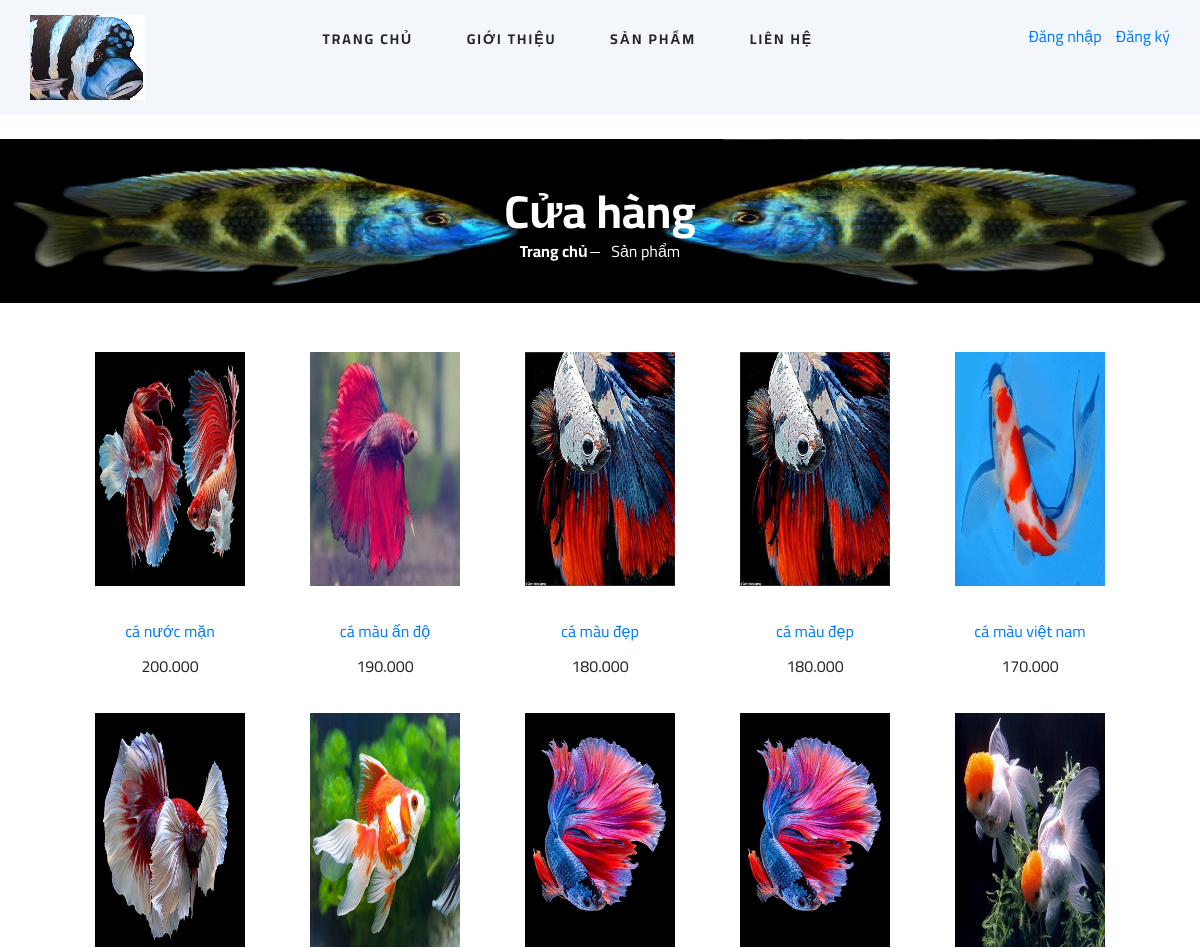
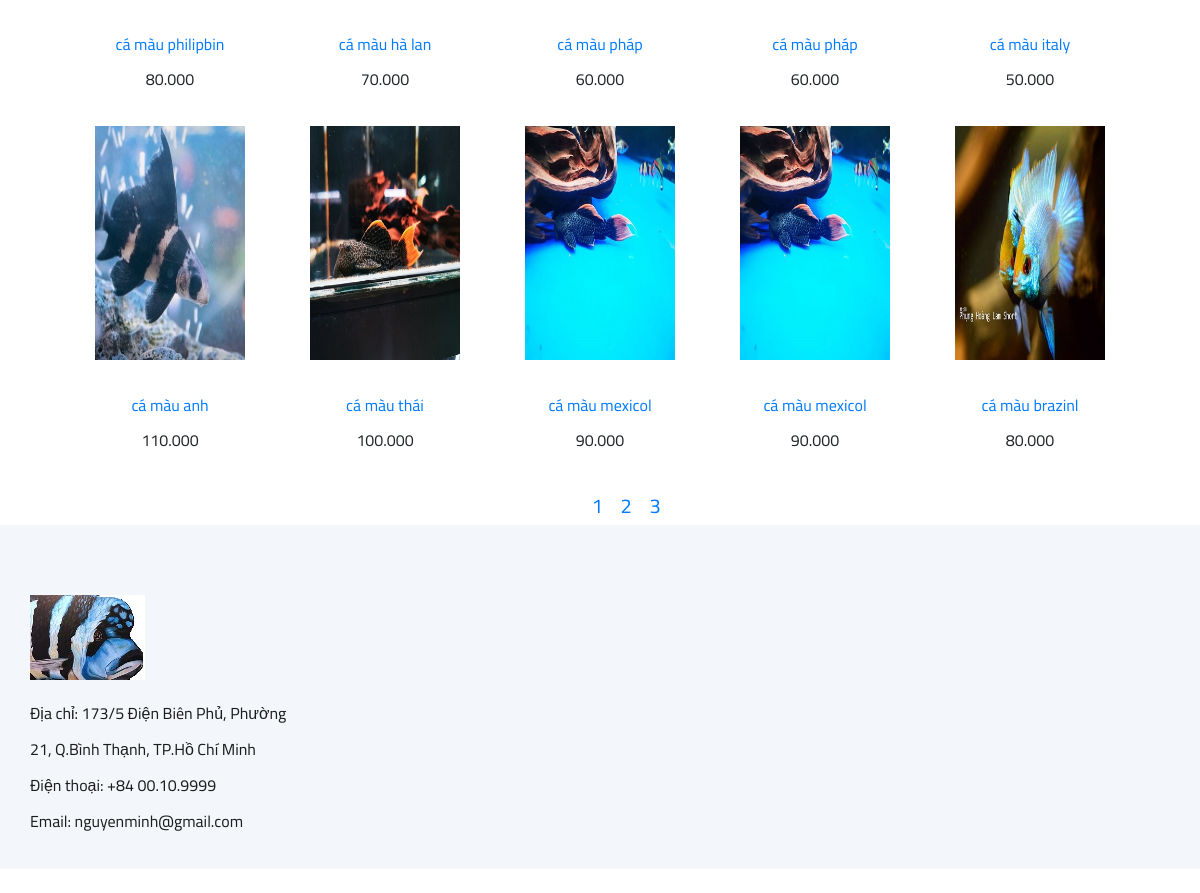
The page /?thamso=xuat_san_pham_2 on the database its author committed (2 pictures, top to bottom).
### tables this page shows
CREATE TABLE `san_pham` (
  `id` int(11) NOT NULL,
  `ten` varchar(256) NOT NULL,
  `gia` int(255) NOT NULL,
  `hinh_anh` varchar(256) NOT NULL,
  `noi_dung` mediumtext NOT NULL,
  `thuoc_menu` int(255) NOT NULL,
  `noi_bat` varchar(256) NOT NULL,
  `trang_chu` varchar(256) NOT NULL,
  `sap_xep_trang_chu` int(255) NOT NULL
);

### chuc_nang/san_pham/xuat_toan_bo_san_pham.php (the view, shortened to what this page needs)
    <section class="breadcrumb-section set-bg" data-setbg="img/breadcrumb1.jpg">
        <div class="container">
            <div class="row">
                <div class="col-lg-12 text-center">
                    <div class="breadcrumb__text">
                        <h2>Cửa hàng</h2>
                        <div class="breadcrumb__option">
                            <a href="index.php">Trang chủ</a>
                            <span>Sản phẩm</span>
                        </div>
                    </div>
                </div>
            </div>
        </div>
    </section>
<br><br>
<?php
	require "ket_noi.php";
	$so_du_lieu=15;
	$tv="SELECT count(*) FROM san_pham";
	$tv_1=mysqli_query($con,$tv);
	$tv_2=mysqli_fetch_array($tv_1);
	$so_trang=ceil($tv_2[0]/$so_du_lieu);
	if(!isset($_GET['trang'])){$vtbd=0;}else{$vtbd=($_GET['trang']-1)*$so_du_lieu;}
	$tv="SELECT id,ten,gia,hinh_anh,thuoc_menu FROM san_pham ORDER BY id DESC LIMIT $vtbd,$so_du_lieu";
	$tv_1=mysqli_query($con,$tv);
	echo "<table>";
	while($tv_2=mysqli_fetch_array($tv_1))
	{
		echo "<tr>";
			for($i=1;$i<=5;$i++)
			{
				echo "<td align='center' width='215px' valign='top'>";
					if($tv_2!=false)
					{
						$link_anh="hinh_anh/san_pham/".$tv_2['hinh_anh'];
						$link_chi_tiet="?thamso=chi_tiet_san_pham&id=".$tv_2['id'];
						$gia=$tv_2['gia'];
						$gia=number_format($gia,0,",",".");
						echo "<a href='$link_chi_tiet' >";
							echo "<img src='$link_anh' width='150px' >";
						echo "</a>";
						echo "<br>";
						echo "<br>";
						echo "<a href='$link_chi_tiet' >";
							echo $tv_2['ten'];
						echo "</a>";
						echo "<div style='margin-top:5px' >";
						echo $gia;
						echo "</div>";
						echo "<br>";
					}
					else
					{
						echo "&nbsp;";
					}
				echo "</td>";
				if($i!=3)
				{
					$tv_2=mysqli_fetch_array($tv_1);
				}
			}
		echo "</tr>";
	}
	echo "<tr>";
		echo "<td colspan='3' align='center' >";
			echo "<div class='phan_trang' style='margin-left:500px;font-size:20px'>";
				for($i=1;$i<=$so_trang;$i++)
				{
					$link="?thamso=xuat_san_pham_2&trang=".$i;
					echo "<a href='$link' >";
						echo $i;echo " ";
					echo "</a>";
				}
			echo "</div>";
		echo "</td>";
	echo "</tr>";
	echo "</table>";
?>

### index.php (shortened to what this page needs)
<html>
	<head>
	    <link rel="stylesheet" href="css/bootstrap.min.css" type="text/css">
	    <link rel="stylesheet" href="css/font-awesome.min.css" type="text/css">
	    <link rel="stylesheet" href="css/elegant-icons.css" type="text/css">
	    <link rel="stylesheet" href="css/nice-select.css" type="text/css">
	    <link rel="stylesheet" href="css/jquery-ui.min.css" type="text/css">
	    <link rel="stylesheet" href="css/owl.carousel.min.css" type="text/css">
	    <link rel="stylesheet" href="css/slicknav.min.css" type="text/css">
	    <link rel="stylesheet" href="css/style.css" type="text/css">
	</head>
	<body>
    <header class="header" style="background: #F3F6FA">
        <div class="container">
            <div class="row">
                <div class="col-lg-3">
                    <div class="header__logo";
                        <a href="index.php"><img src="img/logo1.png" alt=""></a>
                    </div>
                </div>
                <div class="col-lg-6">
                    <nav class="header__menu">
                        <ul>
                            <li class=""><a href='index.php'>Trang chủ</a></li>
                            <li>
                            <?php
                                $link_menu="?thamso=xuat_mot_tin";
                                echo "<a href='$link_menu'>";
                                    echo "Giới thiệu";
                                echo "</a>";
                            ?>
                            </li>
                            <li>
                                <?php
                                    $link_menu="?thamso=xuat_san_pham_2";
                                    echo "<a href='$link_menu'>";
                                        echo "Sản phẩm";
                                    echo "</a>";
                                ?>
                            </li>
                            <li>
                                <?php
                                    $link_menu="?thamso=xuat_lien_he";
                                    echo "<a href='$link_menu'>";
                                        echo "Liên hệ";
                                    echo "</a>";
                                ?>
                            </li>
                        </ul>
                    </nav>
                </div>
                <div class="col-lg-3">
                    <div class="header__cart">
                        <?php
                            if (!isset($_SESSION['ky_danh'])) {
                                $dang_nhap="dangnhap1.php";
                                echo "<a href='$dang_nhap' >Đăng nhập";
                                echo "</a>";
                                $dang_ky="dang_ky.php";
                                echo "<a href='$dang_ky'>Đăng ký";
                                echo "</a>";
                            }
                        ?>
                    </div>
                </div>
            </div>
        </div>
    </header>
    <br>
    <div>
        <center>
           	<?php
                include("chuc_nang/dieu_huong.php");
            ?>
        </center>
    </div>
    <footer class="footer spad">
        <div class="container">
            <div class="row">
                <div class="col-lg-3 col-md-6 col-sm-6">
                    <div class="footer__about">
                        <div class="footer__about__logo">
                            <a href="./index.php"><img src="img/logo1.png" alt=""></a>
                        </div>
                        <ul>
                            <li>Địa chỉ: 173/5 Điện Biên Phủ, Phường 21, Q.Bình Thạnh, TP.Hồ Chí Minh</li>
                            <li>Điện thoại: +84 00.10.9999</li>
                            <li>Email: nguyenminh@gmail.com</li>
                        </ul>
                    </div>
                </div>
                <div class="col-lg-4 col-md-6 col-sm-6 offset-lg-1">
                </div>
                <div class="col-lg-4 col-md-12">
                </div>
            </div>
        </div>
    </footer>
    <br>
	</body>
</html>

### chuc_nang/dieu_huong.php (shortened to what this page needs)
<?php
	if(isset($_GET['thamso'])){$tham_so=$_GET['thamso'];}else{$tham_so="";}
	switch($tham_so)
	{
		case "xuat_san_pham_2":
			include("chuc_nang/san_pham/xuat_toan_bo_san_pham.php");
		break;
	}
?>

### css/style.css (style rules this page uses)
html, body { height: 100%; font-family: "Cairo", sans-serif; -webkit-font-smoothing: antialiased; font-smoothing: antialiased; }
h1, h2, h3, h4, h5, h6 { margin: 0; color: #111111; font-weight: 400; font-family: "Cairo", sans-serif; }
h2 { font-size: 36px; }
img { max-width: 100%; }
ul, ol { padding: 0; margin: 0; }
.set-bg { background-repeat: no-repeat; background-size: cover; background-position: top center; }
.spad { padding-top: 100px; padding-bottom: 100px; }
.header__logo { padding: 15px 0; }
.header__menu { padding: 24px 0; }
.header__menu ul li { list-style: none; display: inline-block; margin-right: 50px; position: relative; }
.header__menu ul li:last-child { margin-right: 0; }
.header__menu ul li a { font-size: 14px; color: #252525; text-transform: uppercase; font-weight: 700; letter-spacing: 2px; -webkit-transition: all, 0.3s; -moz-transition: all, 0.3s; -ms-transition: all, 0.3s; -o-transition: all, 0.3s; transition: all, 0.3s; padding: 5px 0; display: block; }
.header__cart { text-align: right; padding: 24px 0; }
.breadcrumb-section { display: flex; align-items: center; padding: 45px 0 40px; }
.breadcrumb__text h2 { font-size: 46px; color: #ffffff; font-weight: 700; }
.breadcrumb__option a { display: inline-block; font-size: 16px; color: #ffffff; font-weight: 700; margin-right: 20px; position: relative; }
.breadcrumb__option a:after { position: absolute; right: -12px; top: 13px; height: 1px; width: 10px; background: #ffffff; content: ""; }
.breadcrumb__option span { display: inline-block; font-size: 16px; color: #ffffff; }
.footer { background: #F3F6FA; padding-top: 70px; padding-bottom: 0; }
.footer__about { margin-bottom: 30px; }
.footer__about ul li { font-size: 16px; color: #1c1c1c; line-height: 36px; list-style: none; }
.footer__about__logo { margin-bottom: 15px; }
.footer__about__logo a { display: inline-block; }
@media only screen and (min-width: 1200px) { .container { max-width: 1170px; } }

### rows shown on the page
san_pham: hinh_anh (picture), ten "cá nước mặn", gia "200.000", san_pham.hinh_anh (picture), san_pham.ten "cá màu đẹp", san_pham.gia "180.000"
san_pham: hinh_anh (picture), ten "cá màu ấn độ", gia "190.000"
san_pham: hinh_anh (picture), ten "cá màu việt nam", gia "170.000"
san_pham: hinh_anh (picture), ten "cá màu philipbin", gia "80.000", san_pham.hinh_anh (picture), san_pham.ten "cá màu pháp", san_pham.gia "60.000"
san_pham: hinh_anh (picture), ten "cá màu hà lan", gia "70.000"
san_pham: hinh_anh (picture), ten "cá màu italy", gia "50.000"
san_pham: hinh_anh (picture), ten "cá màu anh", gia "110.000", san_pham.hinh_anh (picture), san_pham.ten "cá màu mexicol", san_pham.gia "90.000"
san_pham: hinh_anh (picture), ten "cá màu thái", gia "100.000"
san_pham: hinh_anh (picture), ten "cá màu brazinl", gia "80.000"
